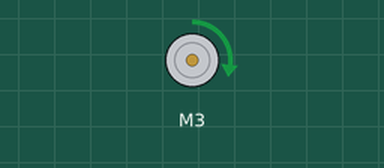
A sketch run on a simulated Arduino Uno, built with avr-gcc and run on an emulated ATmega328P. On the bench: DC motor (green arrow = forward, orange = backward, longer = faster).

Above: at 0.1 s.
At 2.1 s:
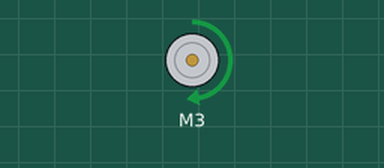
Timing chart, 0 to 3.6 s (numbered marks = the images above):
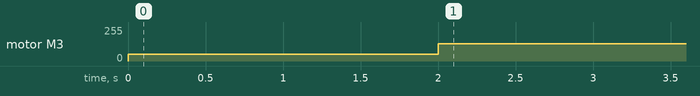

Measured:
- by itself, motor M3: stopped → forward 50/255 at 0.00 s, → forward 128/255 2.0 s later

The sketch:

PWM_DIR_Test.ino
```cpp
// (licence header left out)
 #include "CytronMotorDriver.h"


// Configure the motor driver.
CytronMD motor(PWM_DIR, 3, 8);  // PWM = Pin 3, DIR = Pin 4.


// The setup routine runs once when you press reset.
void setup() {

  motor.setSpeed(50);  // Run forward at 50% speed.
  delay(2000);
}


// The loop routine runs over and over again forever.
void loop() {

  // Serial.print("Starting Loop");

  motor.setSpeed(128);  // Run forward at 50% speed.
  delay(1000);

  // motor.setSpeed(255);  // Run forward at full speed.
  // delay(1000);

  // motor.setSpeed(0);    // Stop.
  // delay(1000);

  // motor.setSpeed(-128);  // Run backward at 50% speed.
  // delay(1000);

  // motor.setSpeed(-255);  // Run backward at full speed.
  // delay(1000);

  // motor.setSpeed(0);    // Stop.
  // delay(1000);
}
```
